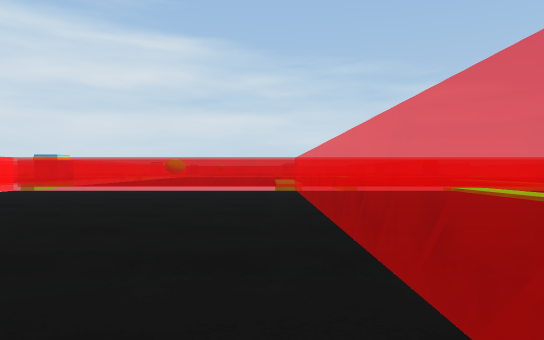
view 1 (above)

15 first-person views from a walk through a 3-D level made in the Unity game engine. The camera is 0.31 m above the floor, looks level and sees 70° across. The floor is counted in squares, 1 m on a side. Each view is taken from the middle of a square. On the plan, view 1 faces up. The plan holds only what a view shows up to about 9 squares ahead; the rest is blank. The place goes on beyond the plan.

view 2
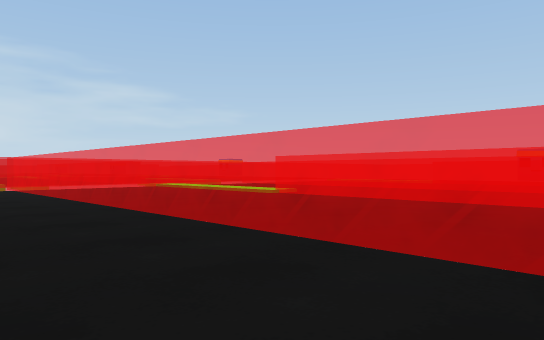

view 3
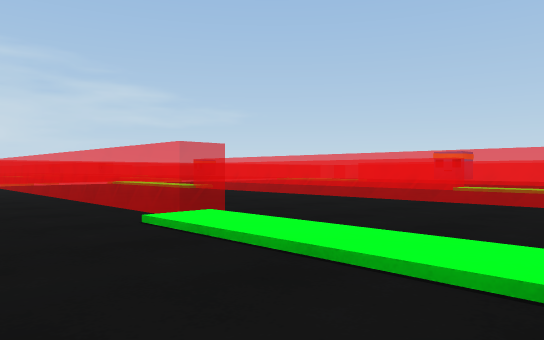

view 4
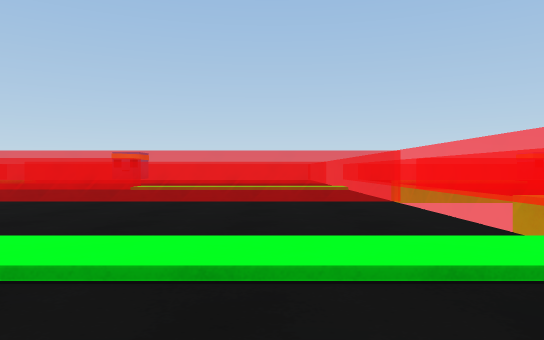

view 5
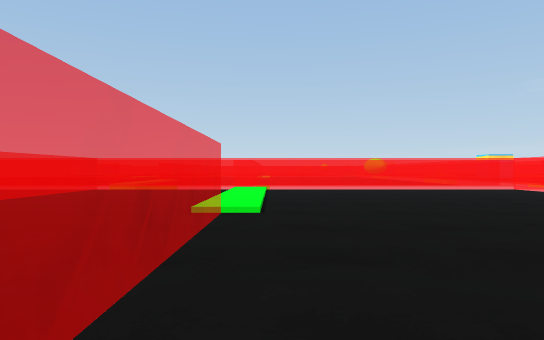

view 6
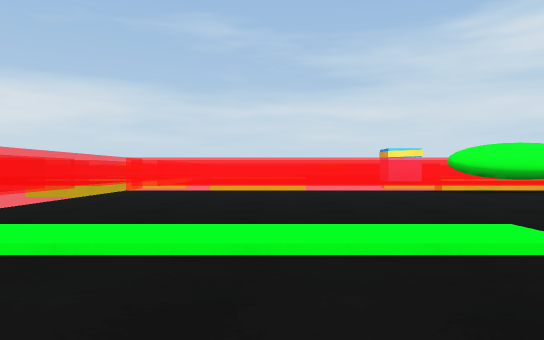

view 7
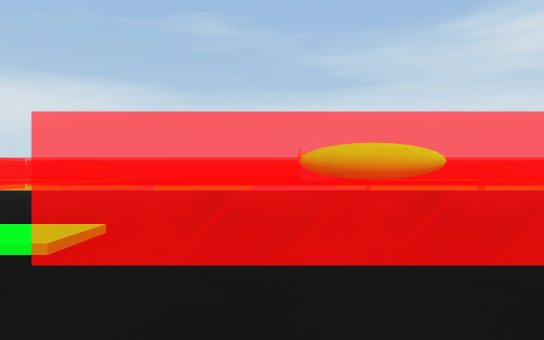

view 8
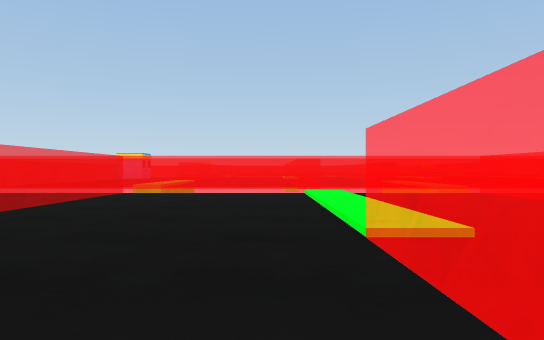

view 9
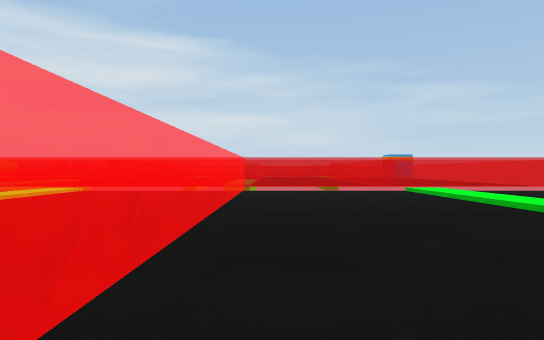

view 10
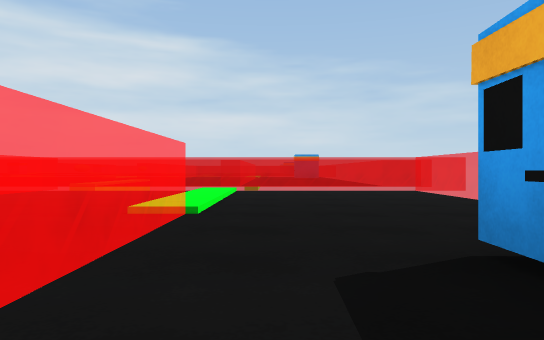

view 11
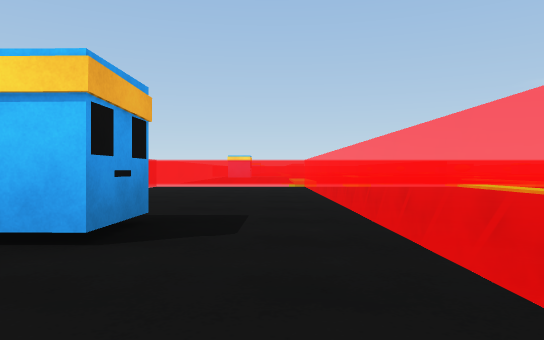

view 12
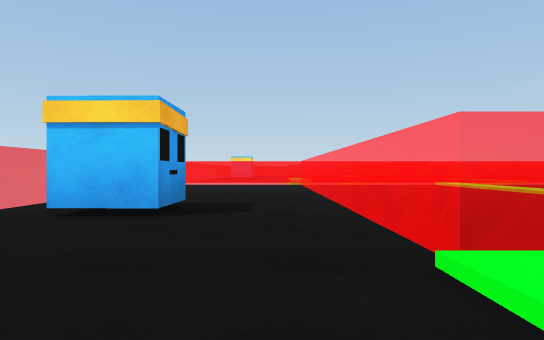

view 13
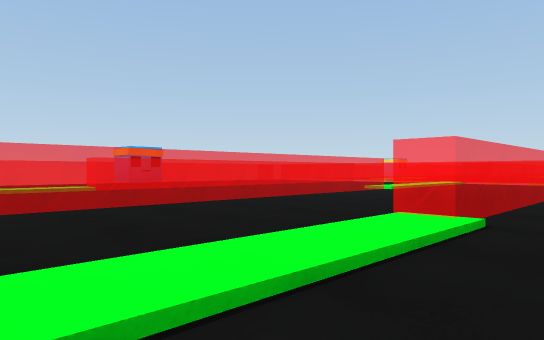

view 14
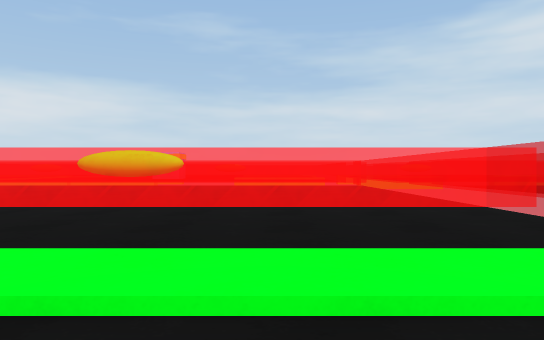

view 15
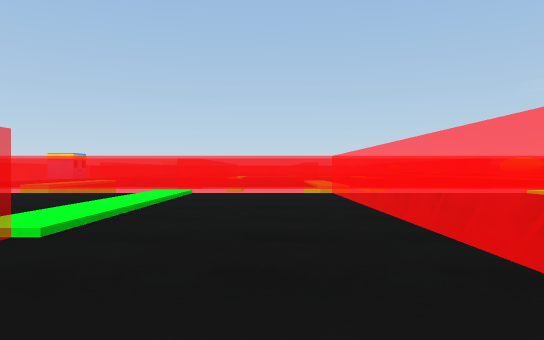

### Floor plan
Key: @ floor where view 1 was taken; . floor; / step, stairs or slope; = window, fence, low wall or low ledge; O other object.
Columns run from 6 left of view 1 to 12 right of it. Each row starts with its distance up from view 1.
  8  ==================
  7   =================
  6   =================
  5 = =....=./.=../...
  4 ===....=./.=../...
  3  ==....=./.=../...=
  2 = =....=.=.=..=...
  1 ===....=.=.=..=.O.
  0 ===...@=.=.=..=...
 -1 ===......=....=...=
 -2 ===......=....=...
 -3 ===......=....=...
 -4 ===......=....=...
 -5 ==================
 -6 =================
 -7 =     ==   ==

Where each view was taken, in squares from view 1:
view 1: 0 up, 0 right, facing up
view 2: 1 down, 1 left, facing up-right
view 3: 3 down, 1 left, facing up-right
view 4: 3 down, 1 left, facing right
view 5: 2 up, 0 right, facing down
view 6: 2 down, 2 right, facing left
view 7: 0 up, 2 right, facing left
view 8: 1 up, 6 right, facing down
view 9: 0 up, 6 right, facing up
view 10: 0 up, 9 right, facing up
view 11: 3 up, 9 right, facing down
view 12: 4 up, 9 right, facing down
view 13: 5 up, 2 right, facing down-right
view 14: 4 up, 4 right, facing left
view 15: 1 up, 4 right, facing down
